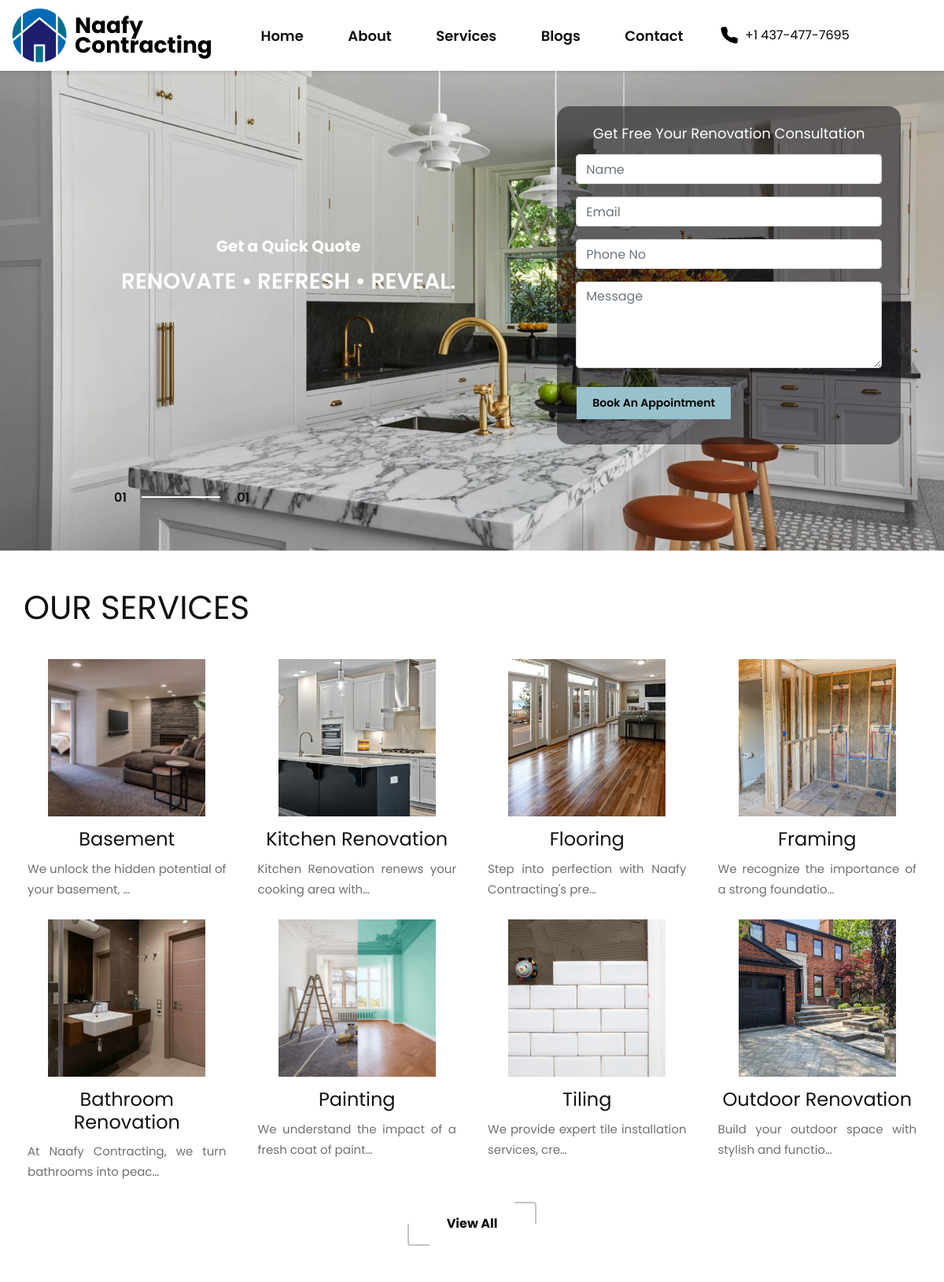
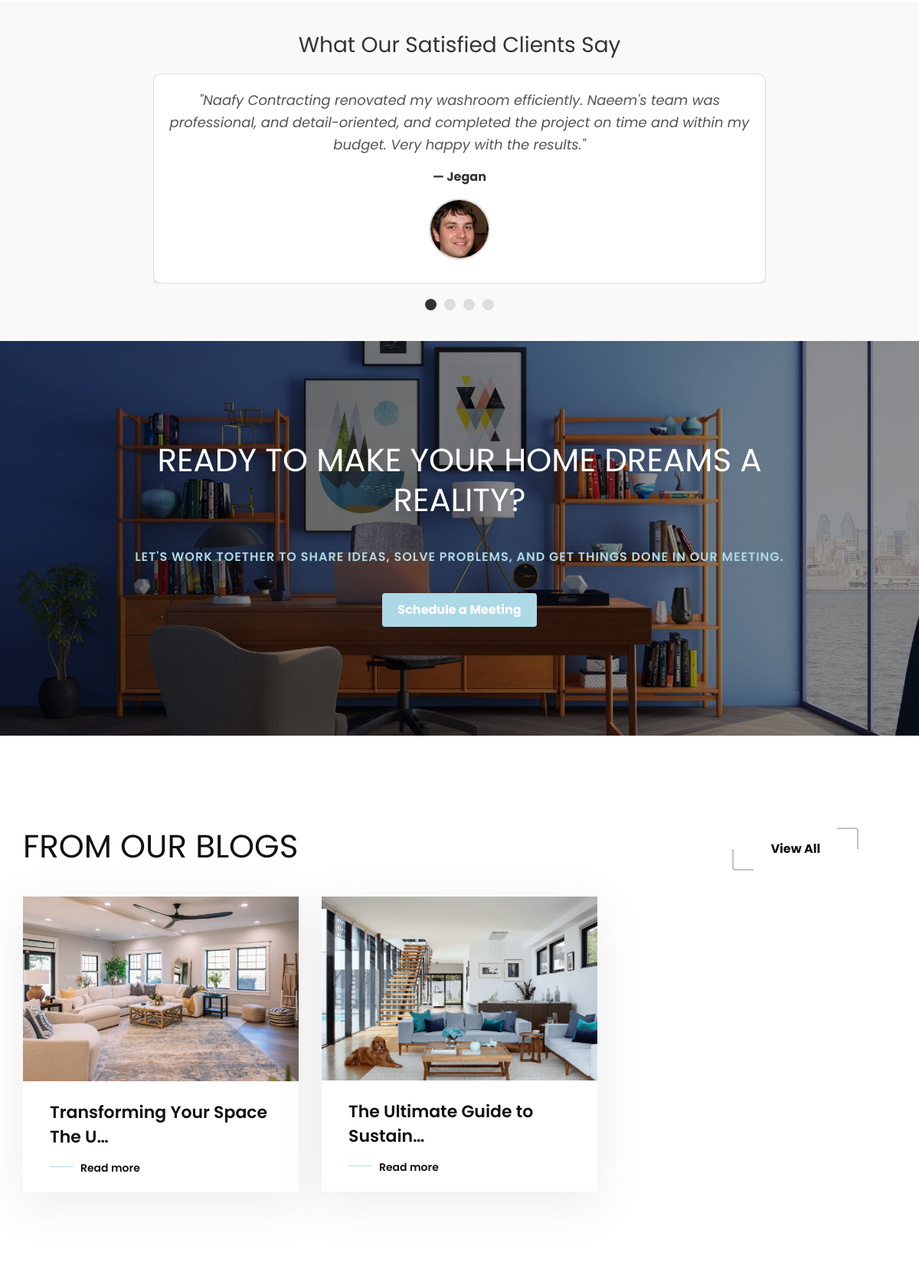
The page / (upper part) on the database its author committed (2 pictures, top to bottom).
### contact/models.py (models this page shows, shortened)
class ContactDetails(models.Model):
    phone_no = models.CharField(max_length=20, default="+123 456 7890")
    email = models.EmailField(unique=True)
    office_location = models.CharField(max_length=100)

class Reviews(models.Model):
    user_name = models.CharField(unique=True, max_length=250)
    review = models.TextField()
    user_image = models.ImageField(upload_to="reviews/", null=True, blank=True)
    class Meta:
        verbose_name_plural = "Reviews"

### services/models.py (models this page shows, shortened)
class Service(models.Model):
    name = models.CharField(max_length=100)
    description = models.TextField()
    slug = models.SlugField(unique=True, blank=True)
    image = models.ImageField(upload_to="services/", default="service.jpg")
    class Meta:
        verbose_name_plural = "Services"

### blog/models.py (models this page shows, shortened)
class Blog(models.Model):
    title = models.CharField(max_length=500)
    content = models.TextField()
    image = models.ImageField(upload_to='blog/', blank=True, null=True)
    slug = models.SlugField(unique=True, blank=True)
    quotes = models.CharField(max_length=500, default="You Have the Power To Change the World!")
    created_at = models.DateTimeField(auto_now_add=True)
    updated_at = models.DateTimeField(auto_now=True)
    latest = models.BooleanField(default=False)
    class Meta:
        verbose_name_plural = "Blogs"

### home/views.py (the view)
# urls.py: path("", views.home_page, name="home"),
def home_page(request):
    services = Service.objects.all()
    reviews = Reviews.objects.all().order_by("-id")
    blogs = Blog.objects.filter(latest=True)
    context = {
        'services' : services,
        'blogs' : blogs,
        'reviews' : reviews,
    }
    return render(request, "home/index.html", context)

### home/context_processors.py (called while the page is built)
def default(request):
    contact_details = ContactDetails.objects.first()
    return {
        "contact_details" : contact_details,
    }

### templates/home/index.html (shortened to what this page needs)
{% extends "partials/base.html" %}
{% load static %}
{% block content %}
    <section class="hero">
        <div class="hero__slider owl-carousel">
            <div class="hero__items set-bg" data-setbg="{% static 'img/hero/hero-2.jpg' %}">
                <div class="container-fluid">
                    <div class="row vh-50 align-items-center justify-content-between">
                        <div class="col-lg-7 col-md-12 text-center text-light px-4" style="margin-bottom: 24px;">
                            <h1 class="fw-bold mb-3 text-white" style="font-size: 20px; font-weight: 700;">Get a Quick Quote</h1>
                            <h4 class="text-white" style="font-weight: 600; font-size: 28px;">RENOVATE &bull; REFRESH &bull; REVEAL.</h4>
                        </div>
                        <div class="col-lg-5 col-md-12 col-sm-12 mx-auto mx-lg-0" style="align-items: center; display: flex; justify-content: center;">
                            <div class="p-4  text-white" style="background-color: rgba(10, 8, 16, 0.5); border-radius: 16px; max-width: 480px;">
                                <h3 class="mb-3 text-white text-center" style="font-size: clamp(8px, 5vw, 18px);">Get Free Your Renovation Consultation</h3>
                                <form method="POST" action="{% url 'contact:contact-form' %}">
                                    <div class="row">
                                        <div class="col-lg-12 col-md-12 col-sm-12 mb-3">
                                            <input type="text" name="name" id="name" placeholder="Name" class="form-control" required>
                                        </div>
                                        <div class="col-lg-12 col-md-12 col-sm-12 mb-3">
                                            <input type="email" name="email" id="email" placeholder="Email" class="form-control" required>
                                        </div>
                                        <div class="col-lg-12 col-md-12 col-sm-12 mb-3">
                                            <input type="number" name="phone_no" id="phone_no" placeholder="Phone No" class="form-control" required>
                                        </div>
                                        <div class="col-lg-12 col-md-12 col-sm-12 mb-3">
                                            <textarea name="message" id="message" placeholder="Message" class="form-control" rows="4" required></textarea>
                                        </div>
                                        <div class=" text-center" style="padding: 8px 16px;">
                                            <button type="submit" class="site-btn button-hover-effect w-100" style="background-color: rgb(152, 193, 204); color: black; font-size: clamp(8px, 1.5vw, 14px);">Book An Appointment</button>
                                        </div>
                                    </div>
                                </form>
                            </div>
                        </div>
                    </div>
                </div>
            </div>
        </div>
        <div class="slide-num" id="snh-1"></div>
        <div class="slider__progress"><span></span></div>
    </section>
    <section class="project spad mt-5">
        <div class="container">
            <div class="row">
                <div class="col-lg-9 col-md-8 col-sm-6">
                    <div class="section-title">
                        <h2>Our Services</h2>
                    </div>
                </div>
            </div>
            <div class="row">
                {% for s in services|slice:":8" %}
                <div class="col-lg-3 col-md-3 col-sm-3">
                    <div class="project__item">
                        <img src="{{ s.image.url }}" alt="{{ s.name }}">
                        <h4>{{ s.name }}</h4>
                        <p class="text-justify">{{ s.description|truncatechars:50 }}</p>
                    </div>
                </div>
                {% endfor %}
            </div>
            <div class="row justify-content-center">
                <div class="col-lg-3 col-md-4 col-sm-6 text-center">
                    <div class="latest__btn mb-5">
                        <a href="{% url 'services:services' %}" class="primary-btn normal-btn">View All</a>
                    </div>
                </div>
            </div>
        </div>
    </section>
    <section class="testimonial-section">
        <div class="testimonial-heading">
            <h2>What Our Satisfied Clients Say</h2>
        </div>
        <div class="testimonial-carousel">
            <div id="carousel" class="carousel-container">
                {% for r in reviews %}
                <div class="testimonial-item {% if forloop.first %}active{% endif %}">
                    <p class="testimonial-text">
                        "{{ r.review }}"
                    </p>
                    <p class="testimonial-author">— {{ r.user_name }}</p>
                    <div class="testimonial-image">
                        {% if r.user_image and r.user_image.url %}
                        <img src="{{ r.user_image.url }}" alt="User Image">
                        {% else %}
                        <img src="https://www.shutterstock.com/image-vector/blank-avatar-photo-place-holder-600nw-1095249842.jpg" alt="Default User Image">
                        {% endif %}
                    </div>
                </div>
                {% endfor %}
            </div>
            <div class="carousel-dots">
                {% for r in reviews %}
                <div class="dot {% if forloop.first %}active{% endif %}" onclick="goToReview({{ forloop.counter0 }})"></div>
                {% endfor %}
            </div>
        </div>
    </section>
    <section class="callto spad set-bg" data-setbg="{% static 'img/call.jpg' %}">
        <div class="container">
            <div class="row d-flex justify-content-center">
                <div class="col-lg-10 col-md-6 col-sm-12 text-center">
                    <div class="callto__text">
                        <h2>Ready to make your home dreams a reality?</h2>
                        <span>Let's Work toether to share ideas, solve Problems, and get things done in our meeting.
                        </span>
                        <a href="https://calendly.com/naafycontracting-info/30min" target="_blank" class="primary-btn button-hover-effect">Schedule a Meeting</a>
                    </div>
                </div>
            </div>
        </div>
    </section>
    <section class="latest spad">
        <div class="container">
            <div class="row">
                <div class="col-lg-9 col-md-8 col-sm-6">
                    <div class="section-title">
                        <h2>From our Blogs</h2>
                    </div>
                </div>
                <div class="col-lg-3 col-md-4 col-sm-6">
                    <div class="latest__btn">
                        <a href="{% url 'blog:blog-list' %}" class="primary-btn normal-btn">View All</a>
                    </div>
                </div>
            </div>
            <div class="row">
                {% for b in blogs %}
                    <div class="col-lg-4 col-md-6 col-sm-6">
                        <div class="latest__item">
                            <div class="latest__item__pic">
                                <div class="hover-effect">
                                    <a href="{% url 'blog:blog-details' b.slug %}"><img style="height:100%; width:100%" src="{{b.image.url}}" alt=""></a>
                                </div>
                            </div>
                            <div class="latest__item__text">
                                <h4>{{b.title|truncatechars:30}}</h4>
                                <a href="{% url 'blog:blog-details' b.slug %}">Read more</a>
                            </div>
                        </div>
                    </div>
                {% endfor %}
            </div>
        </div>
    </section>
{% endblock content %}

### templates/partials/base.html (shortened to what this page needs)
{% load static %}
<!DOCTYPE html>
<html lang="zxx">
<head>
    <link rel="stylesheet" href="https://cdnjs.cloudflare.com/ajax/libs/font-awesome/6.0.0/css/all.min.css">
    <link rel="stylesheet" href="{% static 'css/bootstrap.min.css' %}" type="text/css">
    <link rel="stylesheet" href="{% static 'css/font-awesome.min.css' %}" type="text/css">
    <link rel="stylesheet" href="{% static 'css/elegant-icons.css' %}" type="text/css">
    <link rel="stylesheet" href="{% static 'css/owl.carousel.min.css' %}" type="text/css">
    <link rel="stylesheet" href="{% static 'css/slicknav.min.css' %}" type="text/css">
    <link rel="stylesheet" href="{% static 'css/slick.css' %}" type="text/css">
    <link rel="stylesheet" href="{% static 'css/style.css' %}" type="text/css">
    <link rel="stylesheet" href="{% static 'css/custom.css' %}" type="text/css">
</head>
<body>
    <header class="header">
        <div class="container-fluid">
            <div class="row align-items-center">
                <div class="col-lg-3">
                    <div class="header__logo">
                        <a href="{% url 'home:home' %}">
                            <img src="{% static 'img/logo.png' %}" alt="Naafy contracting Logo">
                        </a>
                        <span class="header__title">Naafy Contracting</span>
                    </div>
                </div>
                <div class="col-lg-6">
                    <nav class="header__menu desktop-menu">
                        <ul>
                            <li><a href="{% url 'home:home' %}">Home</a></li>
                            <li><a href="{% url 'aboutus:aboutus' %}">About</a></li>
                            <li><a href="{% url 'services:services' %}">Services</a></li>
                            <li><a href="{% url 'blog:blog-list' %}">Blogs</a></li>
                            <li><a href="{% url 'contact:contactus' %}">Contact</a></li>
                        </ul>
                    </nav>
                </div>
                <div class="col-lg-3">
                    <div class="header__widget">
                        <h4 class="mr-2 text-primary"></h4>
                        <h4>{{contact_details.phone_no}}</h4>
                    </div>
                </div>
            </div>
        </div>
    </header>
     {% block content %}
     {% endblock content %}
</body>
</html>

### static/css/custom.css (style rules this page uses)
.project__item { display: flex; flex-direction: column; align-items: center; text-align: center; margin-bottom: 20px; }
.project__item img { width: 100%; aspect-ratio: 1 / 1; object-fit: cover; max-width: 200px; margin-bottom: 10px; }
.project__item h4, .project__item p { margin: 0; padding: 5px; }
.hover-effect { overflow: hidden; }
.hover-effect img { width: 100%; transition: transform 0.5s ease, box-shadow 0.5s ease; }
.button-hover-effect { background-color: #ADD8E6; border: none; color: white; padding: 10px 20px; font-size: 16px; cursor: pointer; transition: background-color 0.4s ease-in-out, transform 0.3s ease; position: relative; overflow: hidden; }
.button-hover-effect::before { content: ''; position: absolute; top: 0; left: -100%; width: 100%; height: 100%; background-color: #6F9ACB; transition: left 0.4s ease; z-index: -1; }
.header { position: fixed; top: 0; width: 100%; z-index: 10; transition: background-color 0.3s; padding: 10px 0; background-color: white; box-shadow: 0 2px 5px rgba(0, 0, 0, 0.1); }
.header__logo { display: flex; align-items: center; }
.header__logo img { max-width: 70px; margin-right: 10px; }
.header__title { font-size: 28px; line-height: 25px; font-weight: bold; color: black; }
.header__widget { display: flex; align-items: center; color: black; }
.header__widget h4 { font-size: 16px; color: black; }
.header__menu.desktop-menu ul { display: flex; justify-content: space-evenly; list-style: none; padding: 0; margin: 0; }
.testimonial-section { text-align: center; padding: 40px 20px; background-color: #f9f9f9; }
.testimonial-heading h2 { font-size: 28px; margin-bottom: 20px; color: #333; }
.carousel-container { position: relative; max-width: 800px; margin: 0 auto; overflow: hidden; }
.testimonial-item { display: none; text-align: center; padding: 20px; border: 1px solid #ddd; border-radius: 10px; background-color: #fff; box-shadow: 0px 4px 6px rgba(0, 0, 0, 0.1); }
.testimonial-item.active { display: block; }
.testimonial-text { font-style: italic; font-size: 18px; line-height: 1.6; color: #555; margin-bottom: 15px; }
.testimonial-author { font-weight: bold; font-size: 16px; color: #333; }
.testimonial-image { width: 80px; height: 80px; margin: 10px auto; border-radius: 50%; overflow: hidden; border: 2px solid #ddd; }
.testimonial-image img { width: 100%; height: 100%; object-fit: cover; }
.carousel-dots { display: flex; justify-content: center; margin-top: 20px; }
.dot { width: 15px; height: 15px; border-radius: 50%; background-color: #ddd; margin: 0 5px; cursor: pointer; }
.dot.active { background-color: #333; }

### rows shown on the page
ContactDetails: phone_no "+1 437-477-7695"
Service: image (picture), name "Basement", description "We unlock the hidden potential of your basement, …"
Service: image (picture), name "Kitchen Renovation", description "Kitchen Renovation renews your cooking area with…"
Service: image (picture), name "Flooring", description "Step into perfection with Naafy Contracting's pre…"
Service: image (picture), name "Framing", description "We recognize the importance of a strong foundatio…"
Service: image (picture), name "Bathroom Renovation", description "At Naafy Contracting, we turn bathrooms into peac…"
Service: image (picture), name "Painting", description "We understand the impact of a fresh coat of paint…"
Service: image (picture), name "Tiling", description "We provide expert tile installation services, cre…"
Service: image (picture), name "Outdoor Renovation", description "Build your outdoor space with stylish and functio…"
Reviews: review "Naafy Contracting renovated my washroom efficiently. Naeem's team was professional, and detail-oriented, and completed the project on time and within my budget. Very happy with the results.", user_name "Jegan", user_image (picture)
Blog: image (picture), title "Transforming Your Space The U…"
Blog: image (picture), title "The Ultimate Guide to Sustain…"
